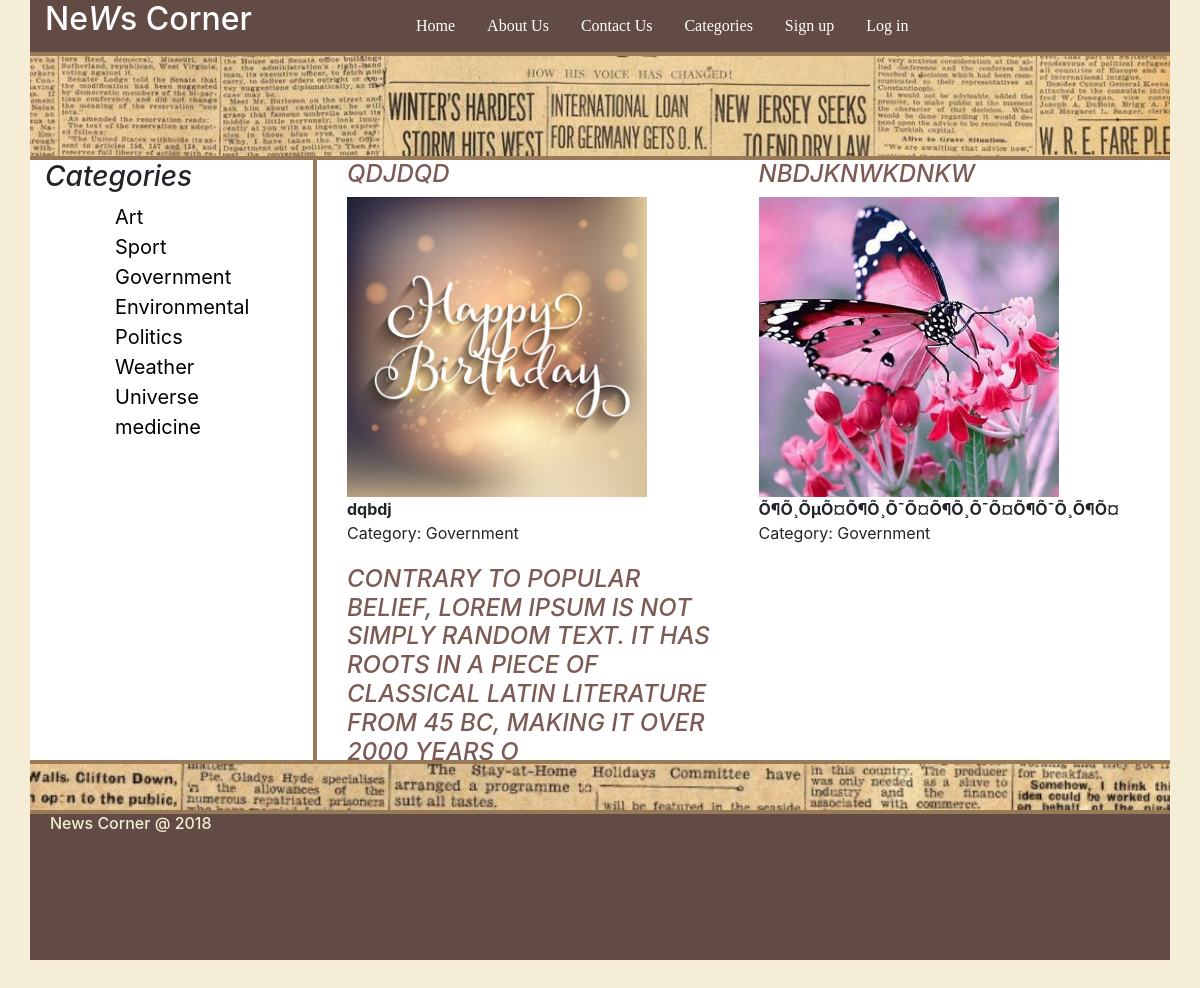
Screenshot of /category.php?id=3 with the database file from the repository.
### tables this page shows
CREATE TABLE `categories` (
  `id` int(11) NOT NULL,
  `title` varchar(255) NOT NULL
);

CREATE TABLE `news` (
  `id` int(11) NOT NULL,
  `title` varchar(255) NOT NULL,
  `description` text NOT NULL,
  `content` text NOT NULL,
  `image_path` varchar(255) NOT NULL,
  `category_id` int(11) NOT NULL,
  `date_of_creating` date NOT NULL
);

### components/db.php (called while the page is built, shortened)
<?php
class Database
{
    public function is_serialized($data, &$result = null)
    {
        $data = trim($data);
        if (strlen($data) < 4) {
            return false;
        }
        if ($data[1] !== ':') {
            return false;
        }
        return false;
    }
}

### category.php (the view, shortened to what this page needs)
<?php
$id = $_GET['id'];
include_once 'layouts/header.php';
?>
<?php
include_once 'layouts/left-sidebar.php';
?>
<?php
$sql = "select n1.*, c1.id as c_id, c1.title as category_name from news as n1 inner join categories as c1 ON n1.category_id=c1.id where c1.id = '$id' order by id desc ";
$stmt = $conn-> query($sql);
$data = $stmt->fetchAll();
?>
<div class="col-md-9 right">
    <?php if(!empty($data)) : ?>
        <div class="news_list row m-0 ">
            <?php foreach($data as $item):?>
            <div class="col-sm-6">
                <h4 class="title"><a href="view.php?id=<?php echo $item['id']; ?>"><?php echo $item['title']; ?></a>
                </h4>
                <div class="image_container">
                    <img src="uploads/<?php echo $item['image_path']; ?>">
                </div>
                <div class="description"><?php echo $item['description']; ?></div>
                <div class="category">Category: <?php
                    echo $item['category_name'];
                    ?> </div>
            </div>
            <?php endforeach;  ?>
        </div>
    <?php endif;?>
</div>
</div>
</div>
<?php
include_once 'layouts/footer.php';
?>

### layouts/left-sidebar.php (shortened to what this page needs)
<?php
$stmt = $conn->query("SELECT * FROM categories");
$data = $stmt->fetchAll(PDO::FETCH_ASSOC);
include_once "components/db.php";
?>
<div class="container">
    <div class="row">
        <div class="col-md-3 left">
            <h3 style="font-style: italic" class="cat">Categories</h3>
            <ul class="category_nav" id="sortable">
            <?php foreach ($data as $value):?>
                    <li><a href="category.php?id=<?= $value['id']
                        ?>"><?= $value['title']?></a> </li>
                <?php endforeach;?>
            </ul>
        </div>

### css/style.css (style rules this page uses)
body { background:#F5EDD5; outline:none !important; padding:0; margin:0; }
ul { list-style-type: none; margin-left: 70px; padding: 0; }
li { list-style-type: none; }
.category_nav li a { color:black; text-decoration:none; font-size: 20px; }
.left { background: #FFFFFF; border-right:2px solid #987A57; }
.right { background: #FFFFFF; border-left:2px solid #987A57; }
.title { font-style:italic; text-transform:uppercase; color: #7c5b55; }
.title a { color: #7c5b55; }
.image_container { width:300px; height:300px; margin-left:0!important; }
.image_container img { width:300px; height:300px !important; object-fit:cover !important; margin-left:0!important; }
.category { margin-bottom:20px; }
.description { font-weight: bold; }
.news_list { height:600px; overflow-y: scroll; }
.cat { position: relative; -webkit-animation-name: example; -webkit-animation-duration: 4s; animation-name: example_cat; animation-duration: 4s; }

### rows the page displays
categories: title "Art"
categories: title "Sport"
categories: title "Government"
categories: title "Environmental"
categories: title "Politics"
categories: title "Weather"
categories: title "Universe"
categories: title "medicine"
news: title "QDJDQD", shows a picture, description "dqbdj", category.title "Government"
news: title "NBDJKNWKDNKW", shows a picture, description "Õ¶Õ¸ÕµÕ¤Õ¶Õ¸Õ¯Õ¤Õ¶Õ¸Õ¯Õ¤Õ¶Õ¯Õ¸Õ¶Õ¤", category.title "Government"
news: title "CONTRARY TO POPULAR BELIEF, LOREM IPSUM IS NOT SIMPLY RANDOM TEXT. IT HAS ROOTS IN A PIECE OF CLASSICAL LATIN LITERATURE FROM 45 BC, MAKING IT OVER 2000 YEARS O"
